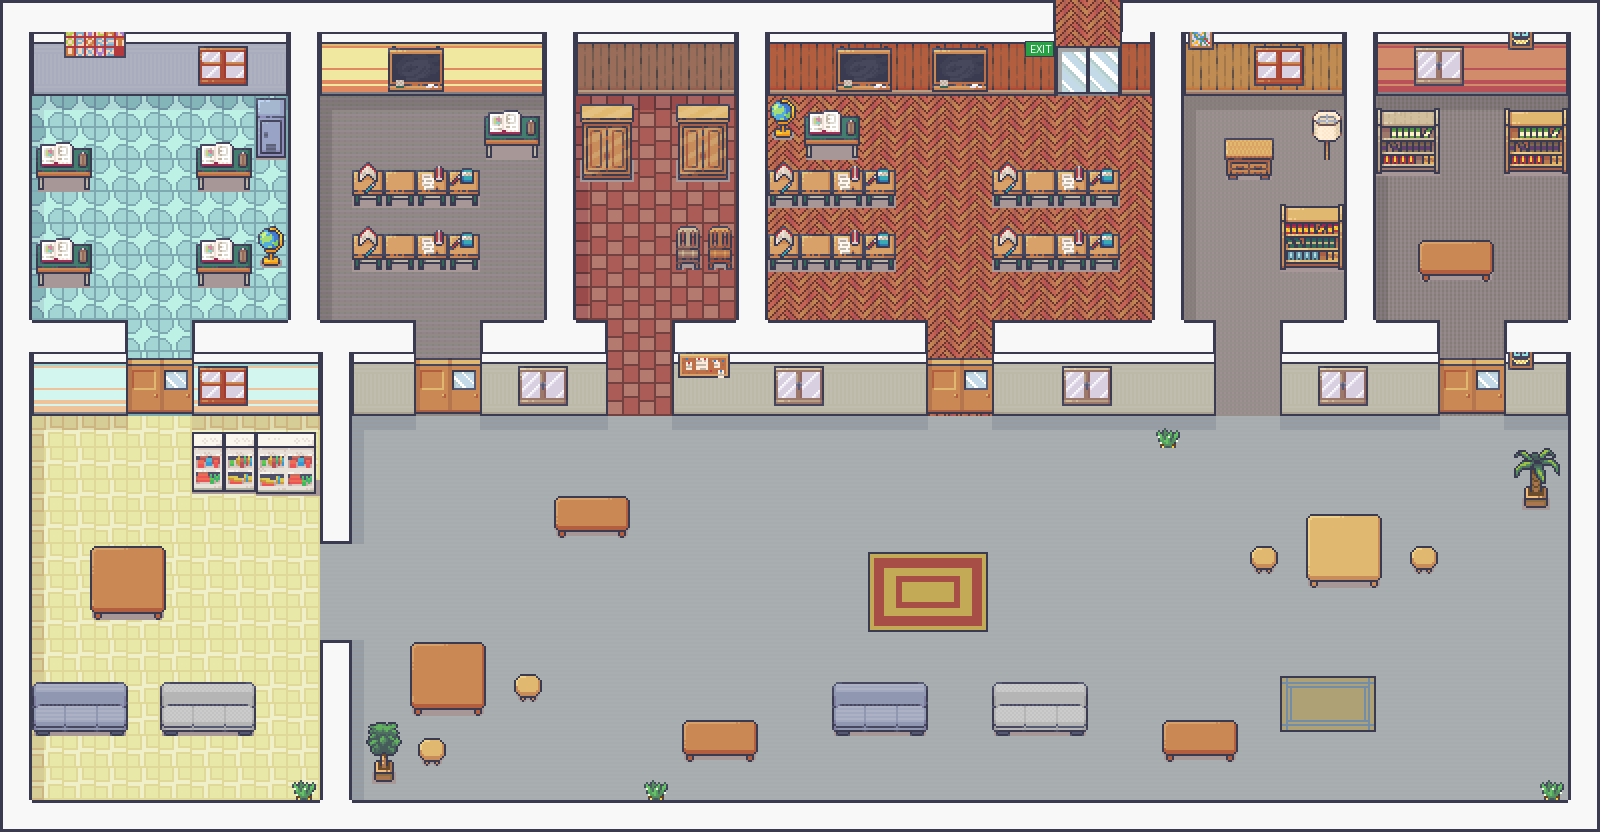

Tiled map render using the project's own tile images. Description and the map definition, with tile-layer contents summarised, below:
An orthogonal 50x26 tile map with 32x32 px tiles, 5 tile layers (floor, rugs, furniture, doors, ...), 3 tilesets and 113 objects (67x solid, 12x goose_spawn, 8x item_spot, 8x room, 6x event_spot, ...).

<map version="1.10" tiledversion="1.10.2" orientation="orthogonal" renderorder="right-down" width="50" height="26" tilewidth="32" tileheight="32" infinite="0" nextlayerid="14" nextobjectid="114">
  <properties>
    <property name="name" value="Goose Patrol - building" />
  </properties>
  <tileset firstgid="1" name="room_builder" tilewidth="32" tileheight="32" tilecount="391" columns="17">
    <image source="tilesets/Room_Builder_free_32x32.png" width="544" height="736" />
  </tileset>
  <tileset firstgid="392" name="interiors" tilewidth="32" tileheight="32" tilecount="1424" columns="16">
    <image source="tilesets/Interiors_free_32x32.png" width="512" height="2848" />
  </tileset>
  <tileset firstgid="1816" name="building_extras" tilewidth="32" tileheight="32" tilecount="24" columns="8">
    <image source="tilesets/building_extras_32x32.png" width="256" height="96" />
  </tileset>
  <layer id="1" name="floor" width="50" height="26">
    <data>[1300 cells, 1300 non-empty, 92 distinct tile ids]</data>
  </layer>
  <layer id="2" name="rugs" width="50" height="26">
    <data>[1300 cells, 18 non-empty, 18 distinct tile ids]</data>
  </layer>
  <layer id="3" name="furniture" width="50" height="26">
    <data>[1300 cells, 254 non-empty, 108 distinct tile ids]</data>
  </layer>
  <layer id="4" name="doors" width="50" height="26">
    <data>[1300 cells, 20 non-empty, 8 distinct tile ids]</data>
  </layer>
  <layer id="5" name="above" width="50" height="26">
    <data>[1300 cells, 32 non-empty, 29 distinct tile ids]</data>
  </layer>
  <objectgroup id="6" name="collision" visible="0" color="#ff0000">
    <object id="1" name="" type="solid" x="0" y="0" width="1056" height="96" />
    <object id="2" name="" type="solid" x="1120" y="0" width="480" height="96" />
    <object id="3" name="" type="solid" x="0" y="96" width="32" height="736" />
    <object id="4" name="" type="solid" x="288" y="96" width="32" height="320" />
    <object id="5" name="" type="solid" x="480" y="96" width="96" height="64" />
    <object id="6" name="" type="solid" x="736" y="96" width="32" height="320" />
    <object id="7" name="" type="solid" x="800" y="96" width="64" height="192" />
    <object id="8" name="" type="solid" x="1152" y="96" width="32" height="352" />
    <object id="9" name="" type="solid" x="1344" y="96" width="32" height="320" />
    <object id="10" name="" type="solid" x="1568" y="96" width="32" height="736" />
    <object id="11" name="" type="solid" x="32" y="128" width="64" height="64" />
    <object id="12" name="" type="solid" x="192" y="128" width="96" height="32" />
    <object id="13" name="" type="solid" x="576" y="128" width="64" height="64" />
    <object id="14" name="" type="solid" x="672" y="128" width="64" height="64" />
    <object id="15" name="" type="solid" x="768" y="128" width="32" height="160" />
    <object id="16" name="" type="solid" x="1216" y="128" width="64" height="64" />
    <object id="17" name="" type="solid" x="1312" y="128" width="32" height="32" />
    <object id="18" name="" type="solid" x="192" y="160" width="64" height="32" />
    <object id="19" name="" type="solid" x="352" y="160" width="128" height="128" />
    <object id="20" name="" type="solid" x="544" y="160" width="32" height="256" />
    <object id="21" name="" type="solid" x="864" y="160" width="32" height="128" />
    <object id="22" name="" type="solid" x="992" y="160" width="128" height="128" />
    <object id="23" name="" type="solid" x="1376" y="160" width="64" height="32" />
    <object id="24" name="" type="solid" x="1504" y="160" width="64" height="32" />
    <object id="25" name="" type="solid" x="32" y="224" width="64" height="64" />
    <object id="26" name="" type="solid" x="192" y="224" width="64" height="64" />
    <object id="27" name="" type="solid" x="672" y="224" width="64" height="64" />
    <object id="28" name="" type="solid" x="1408" y="224" width="96" height="64" />
    <object id="29" name="" type="solid" x="256" y="256" width="32" height="32" />
    <object id="30" name="" type="solid" x="1280" y="256" width="64" height="32" />
    <object id="31" name="" type="solid" x="32" y="320" width="96" height="96" />
    <object id="32" name="" type="solid" x="192" y="320" width="96" height="96" />
    <object id="33" name="" type="solid" x="320" y="320" width="96" height="96" />
    <object id="34" name="" type="solid" x="480" y="320" width="64" height="96" />
    <object id="35" name="" type="solid" x="576" y="320" width="32" height="96" />
    <object id="36" name="" type="solid" x="672" y="320" width="64" height="96" />
    <object id="37" name="" type="solid" x="768" y="320" width="160" height="96" />
    <object id="38" name="" type="solid" x="992" y="320" width="160" height="96" />
    <object id="39" name="" type="solid" x="1184" y="320" width="32" height="96" />
    <object id="40" name="" type="solid" x="1280" y="320" width="64" height="96" />
    <object id="41" name="" type="solid" x="1376" y="320" width="64" height="96" />
    <object id="42" name="" type="solid" x="1504" y="320" width="64" height="96" />
    <object id="43" name="" type="solid" x="320" y="416" width="32" height="128" />
    <object id="44" name="" type="solid" x="192" y="448" width="128" height="64" />
    <object id="45" name="" type="solid" x="544" y="480" width="96" height="64" />
    <object id="46" name="" type="solid" x="1504" y="480" width="64" height="32" />
    <object id="47" name="" type="solid" x="1280" y="512" width="128" height="96" />
    <object id="48" name="" type="solid" x="64" y="544" width="128" height="96" />
    <object id="49" name="" type="solid" x="1248" y="544" width="32" height="32" />
    <object id="50" name="" type="solid" x="1408" y="544" width="32" height="32" />
    <object id="51" name="" type="solid" x="320" y="640" width="32" height="192" />
    <object id="52" name="" type="solid" x="384" y="640" width="128" height="96" />
    <object id="53" name="" type="solid" x="32" y="672" width="96" height="64" />
    <object id="54" name="" type="solid" x="160" y="672" width="96" height="64" />
    <object id="55" name="" type="solid" x="512" y="672" width="32" height="32" />
    <object id="56" name="" type="solid" x="832" y="672" width="96" height="64" />
    <object id="57" name="" type="solid" x="992" y="672" width="96" height="64" />
    <object id="58" name="" type="solid" x="672" y="704" width="96" height="64" />
    <object id="59" name="" type="solid" x="1152" y="704" width="96" height="64" />
    <object id="60" name="" type="solid" x="416" y="736" width="32" height="32" />
    <object id="61" name="" type="solid" x="288" y="768" width="32" height="64" />
    <object id="62" name="" type="solid" x="352" y="768" width="64" height="64" />
    <object id="63" name="" type="solid" x="640" y="768" width="32" height="64" />
    <object id="64" name="" type="solid" x="1536" y="768" width="32" height="64" />
    <object id="65" name="" type="solid" x="32" y="800" width="256" height="32" />
    <object id="66" name="" type="solid" x="416" y="800" width="224" height="32" />
    </objectgroup>
  <objectgroup id="7" name="doors" color="#ff8800">
    <!-- 46 objects omitted --></objectgroup>
  <objectgroup id="8" name="exit" color="#00ff66">
    <!-- 41 objects omitted --></objectgroup>
  <objectgroup id="9" name="spawns" color="#00aaff">
    <!-- 40 objects omitted --></objectgroup>
  <objectgroup id="10" name="keys" color="#ffdd00">
    <!-- 27 objects omitted --></objectgroup>
  <objectgroup id="11" name="items" color="#ffaa00">
    <!-- 22 objects omitted --></objectgroup>
  <objectgroup id="12" name="events" visible="0" color="#ff00ff">
    <!-- 14 objects omitted --></objectgroup>
  <objectgroup id="13" name="rooms" visible="0" color="#55ff55">
    <!-- 8 objects omitted --></objectgroup>
</map>
<!-- 47 of 113 objects omitted -->
